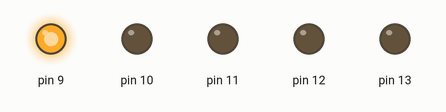
The sketch below on a simulated Arduino Uno, built with avr-gcc and run on an emulated ATmega328P. Shown: output pins drawn as LEDs (lit = HIGH).

Above: at 0.2 s.
At 1.2 s:
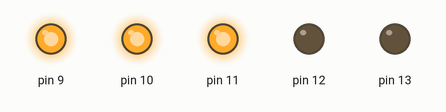
At 1.7 s:
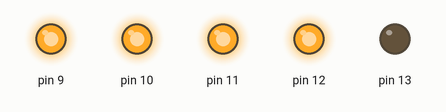
At 2.7 s:
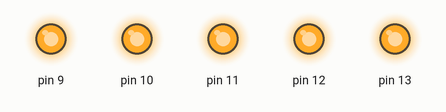
At 4.5 s:
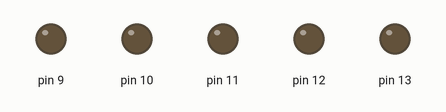
At 5.4 s:
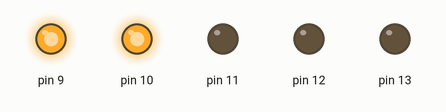
Timing chart, 0 to 6.1 s (numbered marks = the images above):
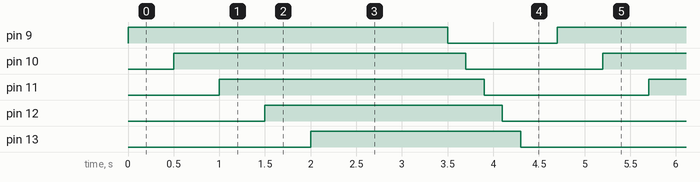

The sketch:

Christmas_Lights.ino
```cpp
void setup() {
  // put your setup code here, to run once:

  for (int i = 9; i <= 13; i++){
  pinMode(i, OUTPUT);
  }
}

void loop() {
  // put your main code here, to run repeatedly:

  for (int i = 9; i <= 13; i++){
  digitalWrite(i, HIGH);
  delay(500);
  }
  delay(1000);

  for (int i = 9; i <= 13; i++){
  digitalWrite(i, LOW);
  delay(200);
  }
  delay(200);
}
```

Measured:
- by itself, pin 9: alternates HIGH for 3.5 s and LOW for 1.2 s
- by itself, pin 10: alternates HIGH for 3.2 s and LOW for 1.5 s
- by itself, pin 11: alternates HIGH for 2.9 s and LOW for 1.8 s
- by itself, pin 12: alternates HIGH for 2.6 s and LOW for 2.1 s
- by itself, pin 13: alternates HIGH for 2.3 s and LOW for 2.4 s
